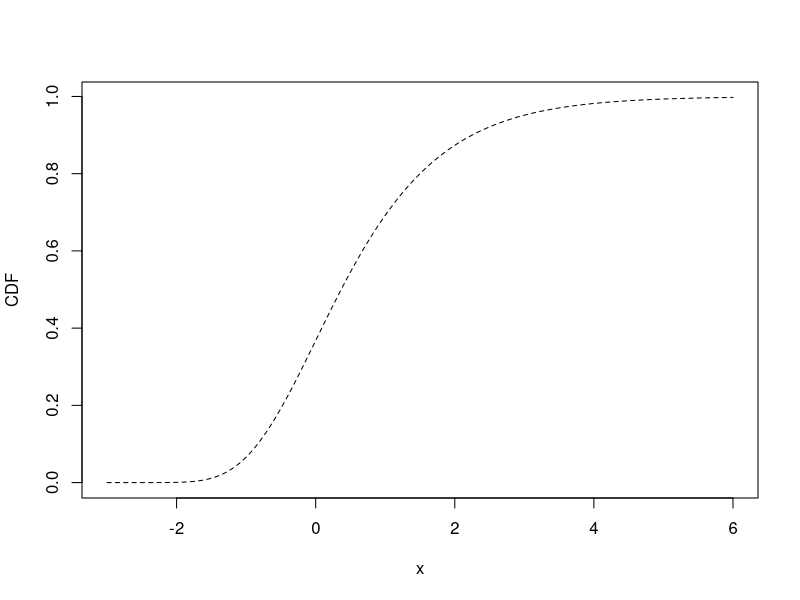

The R script that drew this image: (Note: this script raises an error after producing the figure.)

#============================================================================
#
# Exact plots to verify limit distribution of max of independent gaussians
#
#============================================================================

library(foreach)


#--------
#
# Setup 
#
#--------


# normalizing constants

a <- function(n) sqrt(2*log(n)) - (0.5*log(log(n)) + log(2*sqrt(pi))) / sqrt(2*log(n))

b <- function(n) 1 / sqrt(2*log(n))
  

# exact & limit CDFs

exact.cdf <- function(x,n) pnorm(a(n) + b(n)*x) ** n 

limit.cdf <- function(x) exp(-exp(-x))


# exact & limit PDFs

limit.pdf <- function(x) exp(-x)*exp(-exp(-x))

exact.pdf <- function(x,n) n * (pnorm(a(n) + b(n)*x)**(n-1)) * dnorm(a(n) + b(n)*x) * b(n)


# grid

steps <- 3

K <- 1000 

x <- seq(from = -3, to = 6, length.out = 1000)

n.seq <- c(seq(from = 5, to = 10, length.out = steps),1000)

cols <- colorRampPalette(c("blue", "red"))(steps)



#----------------------------
#
# Exact PDF & CDF plots
#
#----------------------------


# exact CDF v. limit CDF

plot(x, limit.cdf(x), type = "l", lty = 2, ylab = "CDF")

for (n in n.seq) lines(x, exact.cdf(x,n), col = n.cols[which(n.seq == n)], type = "l")

legend(-3, 1, 
       legend = sapply(n.seq, function(i) paste0("n = ", round(i))), 
       col = n.cols, 
       lty = rep(1,length(n.seq)))


# exact PDF v. limit PDF

plot(x, limit.pdf(x), type = "l", lty = 2, ylab = "PDF")

for (n in n.seq) lines(x, exact.pdf(x,n), col = n.cols[which(n.seq == n)])

legend(-3, 0.35, 
       legend = sapply(n.seq, function(i) paste0("n = ", round(i))), 
       col = n.cols, 
       lty = rep(1,length(n.seq)))



#-------------------------------------------------------------------------
#
# Simulations to verify limit distribution of max of independent gaussians
#
#-------------------------------------------------------------------------


# empirical CDFs

CDFs <- list()

for (e in 1:length(n.seq)) {
  
  n <- n.seq[e]
  
  max.sim <- foreach(i=1:K, .combine = c) %do% (max(rnorm(n)) - a(n)) / b(n)
  
  CDFs[[e]] <- ecdf(max.sim)
  
}



# plot limit distribution and ecdfs

plot(x, limit.cdf(x), type = "l", lty = 2)

for (e in 1:length(n.seq)) lines(x, CDFs[[e]](x), col = n.cols[e])

legend(-3, 1, 
       legend = sapply(n.seq, function(i) paste0("n = ", round(i))), 
       col = n.cols, 
       lty = rep(1,length(n.seq)))
